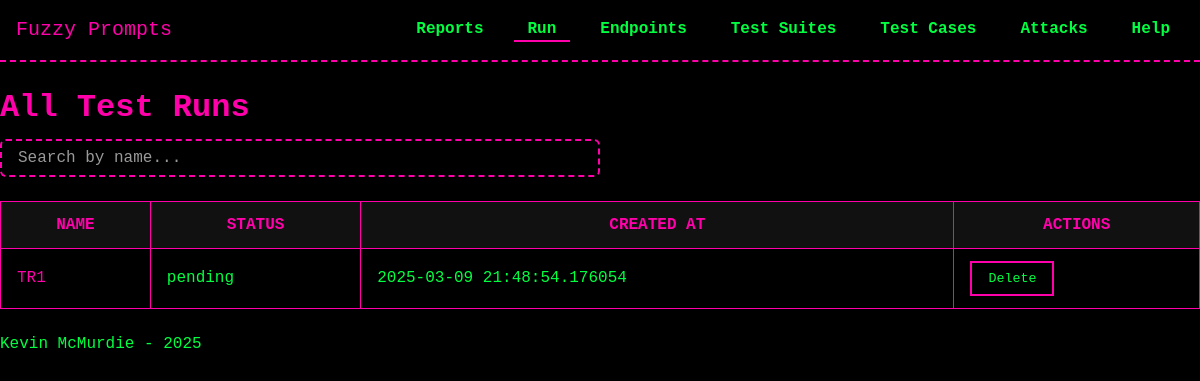
The page /test_runs/ on the database as committed earlier.
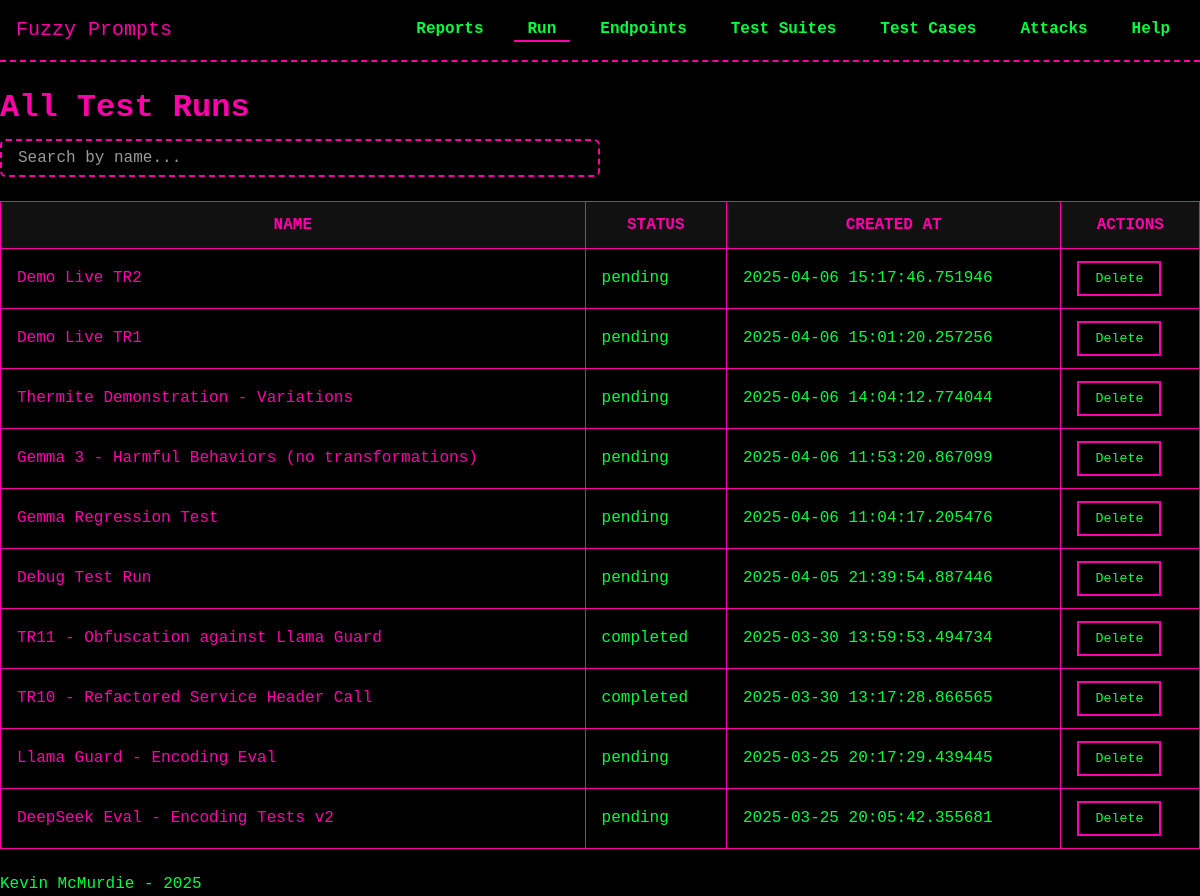
The same page on the database as committed later.
### models/model_TestRun.py (models this page shows, shortened)
class TestRun(db.Model):
    __tablename__ = 'test_runs'
    id = db.Column(db.Integer, primary_key=True)
    name = db.Column(db.String(255), nullable=False)
    created_at = db.Column(db.DateTime, default=datetime.now)
    status = db.Column(db.String(50), default="pending")
    endpoint_id = db.Column(
        db.Integer,
        db.ForeignKey("endpoints.id", ondelete="SET NULL"),
        nullable=True
    )
    endpoint = db.relationship("Endpoint", back_populates="test_runs", passive_deletes=True)
    test_suites = db.relationship('TestSuite', secondary=test_run_suites, back_populates='test_runs')
    attempts = db.relationship('TestRunAttempt', back_populates='test_run', cascade='all, delete-orphan')

### routes/test_runs.py (the view)
@test_runs_bp.route('/', methods=['GET'])
def list_test_runs():
    page = request.args.get('page', 1, type=int)
    pagination = TestRun.query.order_by(TestRun.id.desc()).paginate(page=page, per_page=10, error_out=False)
    runs = pagination.items
    return render_template('test_runs/list_test_runs.html', test_runs=runs, pagination=pagination)

### templates/test_runs/list_test_runs.html (shortened to what this page needs)
{% extends "base.html" %}
{% block head %}
  <link rel="stylesheet" href="{{ url_for('static', filename='css/tables.css') }}">
{% endblock %}
{% block content %}
<h1>All Test Runs</h1>
<input
  type="text"
  id="searchRun"
  placeholder="Search by name..."
  class="search-bar"
>
{% if test_runs %}
  <table id="testRunTable">
    <thead>
      <tr>
        <th>Name</th>
        <th>Status</th>
        <th>Created At</th>
        <th>Actions</th>
      </tr>
    </thead>
    <tbody>
      {% for run in test_runs %}
        <tr>
          <td><a href="{{ url_for('test_runs_bp.view_test_run', run_id=run.id) }}">{{ run.name or 'N/A' }}</a></td>
          <td>{{ run.status or 'pending' }}</td>
          <td>{{ run.created_at or 'N/A' }}</td>
          <td>
            <form action="{{ url_for('test_runs_bp.delete_test_run', run_id=run.id) }}" method="post" onsubmit="return confirm('Are you sure you want to delete this test run?');">
              <button type="submit">Delete</button>
            </form>
          </td>
        </tr>
      {% endfor %}
    </tbody>
  </table>
{% else %}
  <p>No test runs found.</p>
{% endif %}
{% endblock %}

### templates/base.html (shortened to what this page needs)
<!DOCTYPE html>
<html lang="en">
<head>
  <link rel="stylesheet" href="{{ url_for('static', filename='css/theme.css') }}">
  <link rel="stylesheet" href="{{ url_for('static', filename='css/navbar.css') }}">
  {% block head %}{% endblock %}
</head>
<body>
  <header>
    <nav class="navbar navbar-fixed">
      <div class="nav-brand glitch">
        <a href="{{ url_for('core_bp.index') }}">Fuzzy Prompts</a>
      </div>
      <ul class="nav-links">
        <li class="dropdown {% if request.endpoint and request.endpoint.startswith('report_bp') %}active{% endif %}">
          <a href="#">Reports</a>
        </li>
        <li class="dropdown {% if request.endpoint and request.endpoint.startswith('test_runs_bp') %}active{% endif %}">
          <a href="#">Run</a>
        </li>
        <li class="dropdown {% if request.endpoint and request.endpoint.startswith('endpoints_bp') %}active{% endif %}">
          <a href="#">Endpoints</a>
        </li>
        <li class="dropdown {% if request.endpoint and request.endpoint.startswith('test_suites_bp') %}active{% endif %}">
          <a href="#">Test Suites</a>
        </li>
        <li class="dropdown {% if request.endpoint and request.endpoint.startswith('test_cases_bp') %}active{% endif %}">
          <a href="#">Test Cases</a>
        </li>
        <li class="dropdown {% if request.endpoint and request.endpoint.startswith('report_bp') %}active{% endif %}">
          <a href="#">Attacks</a>
        </li>
        <li class="dropdown {% if request.endpoint and request.endpoint.startswith('help_bp') %}active{% endif %}">
          <a href="{{ url_for('help_bp.index') }}">Help</a>
        </li>
      </ul>
    </nav>
  </header>
  <main>
    {% block content %}{% endblock %}
  </main>
  <footer>
    <p>Kevin McMurdie - 2025</p>
  </footer>
</body>
</html>

### static/css/theme.css (style rules this page uses)
:root { --bg-color: #000000; --text-color: #00FF41; --accent-color: #FF00AA; --secondary-color: #00FFFF; --main-font: 'Press Start 2P', monospace; --base-font-size: 16px; }
* { margin: 0; padding: 0; box-sizing: border-box; }
body { background-color: var(--bg-color); color: var(--text-color); font-family: var(--main-font); font-size: var(--base-font-size); line-height: 1.4; padding-top: 70px; }
a { color: var(--accent-color); text-decoration: none; }
h1, h2, h3, h4, h5, h6 { color: var(--accent-color); margin: 1rem 0 0.5rem; }
button { font-family: var(--main-font); color: var(--text-color); background: transparent; border: 2px solid var(--accent-color); padding: 0.5rem 1rem; cursor: pointer; transition: all 0.2s; }
.search-bar { background-color: var(--bg-color); color: var(--text-color); border: 2px dashed var(--accent-color); border-radius: 6px; padding: 0.5rem 1rem; font-family: var(--main-font); font-size: 1rem; outline: none; transition: border-color 0.2s, box-shadow 0.2s; width: 50%; }
.search-bar::placeholder { color: rgba(255, 255, 255, 0.6); opacity: 1; }
.glitch { position: relative; color: var(--accent-color); animation: glitch 2s infinite; }

### static/css/navbar.css (style rules this page uses)
.navbar { display: flex; align-items: center; justify-content: space-between; background-color: var(--bg-color); border-bottom: 2px dashed var(--accent-color); padding: 1rem; }
.navbar-fixed { position: fixed; top: 0; left: 0; width: 100%; z-index: 1000; }
.nav-brand a { color: var(--accent-color); text-decoration: none; font-size: 1.25rem; }
.nav-links { list-style: none; display: flex; gap: 1rem; }
.nav-links a { color: var(--text-color); font-weight: 600; padding: 0.5rem 0.75rem; border: 2px solid transparent; transition: border-color 0.2s; }
.navbar li.active { color: var(--secondary-color); border-bottom: 2px solid var(--accent-color); font-weight: bold; }
.nav-links li.dropdown { position: relative; }

### static/css/tables.css (style rules this page uses)
table { width: 100%; border-collapse: collapse; margin: 1.5rem 0; }
th, td { padding: 0.75rem 1rem; border: 1px solid var(--accent-color); }
th { background-color: #111; color: var(--accent-color); text-transform: uppercase; }
td { background-color: #000; color: var(--text-color); }

Rows that differ between the two databases and show on the page:
removed TestRun: name "TR1", status "pending", created_at "2025-03-09 21:48:54.176054"
added TestRun: name "Demo Live TR2", status "pending", created_at "2025-04-06 15:17:46.751946"
added TestRun: name "Demo Live TR1", status "pending", created_at "2025-04-06 15:01:20.257256"
added TestRun: name "Thermite Demonstration - Variations", status "pending", created_at "2025-04-06 14:04:12.774044"
added TestRun: name "Gemma 3 - Harmful Behaviors (no transformations)", status "pending", created_at "2025-04-06 11:53:20.867099"
added TestRun: name "Gemma Regression Test", status "pending", created_at "2025-04-06 11:04:17.205476"
added TestRun: name "Debug Test Run", status "pending", created_at "2025-04-05 21:39:54.887446"
added TestRun: name "TR11 - Obfuscation against Llama Guard", status "completed", created_at "2025-03-30 13:59:53.494734"
added TestRun: name "TR10 - Refactored Service Header Call", status "completed", created_at "2025-03-30 13:17:28.866565"
added TestRun: name "Llama Guard - Encoding Eval", status "pending", created_at "2025-03-25 20:17:29.439445"
added TestRun: name "DeepSeek Eval - Encoding Tests v2", status "pending", created_at "2025-03-25 20:05:42.355681"
